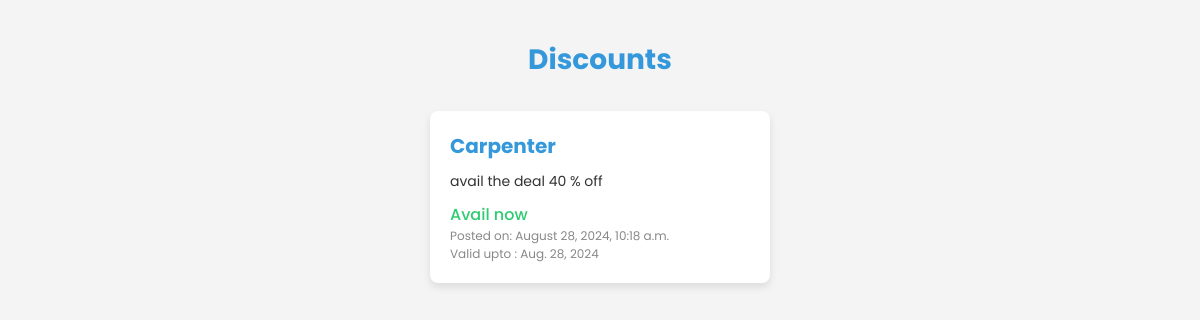
The app's page /workers/discounts/ (signed in) with its own data.
### workers/models.py (models this page shows, shortened)
class Discounts(models.Model):
    role = models.ForeignKey(Role, on_delete=models.CASCADE)
    content = HTMLField()
    valid = models.DateField()
    date_posted = models.DateTimeField(auto_now=True)

class Role(models.Model):
    ROLE_CHOICES = [
        ('Electrician', 'Electrician'),
        ('Plumber', 'Plumber'),
        ('Carpenter', 'Carpenter'),
        ('Handyman', 'Handyman'),
        ('HVAC Technician', 'HVAC Technician'),
        ('Painter', 'Painter'),
        ('Appliance Repair Technician', 'Appliance Repair Technician'),
        ('General Contractor', 'General Contractor'),
        ('Gardener', 'Gardener'),
        ('Landscaper', 'Landscaper'),
        ('Tree Surgeon', 'Tree Surgeon'),
        ('Pest Control Specialist', 'Pest Control Specialist'),
        ('Pool Maintenance Technician', 'Pool Maintenance Technician'),
        ('Window Cleaner', 'Window Cleaner'),
        ('Pressure Washer Technician', 'Pressure Washer Technician'),
        ('House Cleaner', 'House Cleaner'),
        ('Carpet Cleaner', 'Carpet Cleaner'),
        ('Chimney Sweep', 'Chimney Sweep'),
        ('Gutter Cleaner', 'Gutter Cleaner'),
        ('Home Security Installer', 'Home Security Installer'),
        ('Locksmith', 'Locksmith'),
        ('Fire Safety Technician', 'Fire Safety Technician'),
        ('Interior Designer', 'Interior Designer'),
        ('Professional Organizer', 'Professional Organizer'),
        ('Home Stager', 'Home Stager'),
        ('Smart Home Installer', 'Smart Home Installer'),
        ('Roofer', 'Roofer'),
        ('Tiler', 'Tiler'),
        ('Flooring Installer', 'Flooring Installer'),
        ('Drywall Installer', 'Drywall Installer'),
        ('Plasterer', 'Plasterer'),
        ('Mason', 'Mason'),
        ('Welder', 'Welder'),
        ('Fence Installer', 'Fence Installer'),
        ('Solar Panel Installer', 'Solar Panel Installer'),
        ('Garage Door Technician', 'Garage Door Technician'),
        ('Customer Service Representative', 'Customer Service Representative'),
        ('Scheduler', 'Scheduler'),
        ('Quality Control Inspector', 'Quality Control Inspector'),
        ('Office Manager', 'Office Manager'),
    ]
    role = models.CharField(max_length=100, choices=ROLE_CHOICES)
    def __str__(self):
        return self.role

### workers/views.py (the view)
# urls.py: path("discounts/", discounts, name='discounts')
@login_required
def discounts(request):
    discount = Discounts.objects.all()
    return render(request, 'workers/discounts.html', {'discount': discount})

### workers/templates/workers/discounts.html (shortened to what this page needs)
<!DOCTYPE html>
<html lang="en">
<head>
</head>
<body>
    <h1>Discounts</h1>
    <div class="discounts-container">
        {% for discount in discount %}
            <div class="discount-card">
                <h2>{{ discount.role }}</h2>
                <p>{{ discount.content | safe }}</p>
                <a href="{% url  'workers' %}" target="_blank">Avail now</a>
                <div class="date-posted">Posted on: {{ discount.date_posted|date:"F j, Y, g:i a" }}</div>
                <div class="date-posted">Valid upto : {{discount.valid}}</div>
            </div>
        {% empty %}
            <p>No discounts available at the moment.</p>
        {% endfor %}
    </div>
</body>
</html>

### workers/templates/workers/discounts.html (style rules this page uses)
:root { --primary-color: #3498db; --secondary-color: #2ecc71; --background-color: #f4f4f4; --text-color: #333; --card-background: #fff; --card-shadow: rgba(0, 0, 0, 0.1); --font-family: 'Poppins', sans-serif; }
body { font-family: var(--font-family); background-color: var(--background-color); margin: 0; padding: 20px; }
h1 { color: var(--primary-color); font-size: 28px; text-align: center; margin-bottom: 30px; }
.discounts-container { display: flex; flex-wrap: wrap; gap: 20px; justify-content: center; }
.discount-card { background-color: var(--card-background); border-radius: 8px; box-shadow: 0px 4px 8px var(--card-shadow); overflow: hidden; width: 300px; padding: 20px; margin: 0; transition: box-shadow 0.3s ease; }
.discount-card h2 { font-size: 20px; color: var(--primary-color); margin-top: 0; margin-bottom: 10px; }
.discount-card p { font-size: 14px; color: var(--text-color); margin-top: 0; margin-bottom: 10px; }
.discount-card a { color: var(--secondary-color); text-decoration: none; font-weight: 500; display: block; margin-top: 10px; }
.date-posted { font-size: 12px; color: #888; }

### records on screen
Discounts: role "Carpenter", content "avail the deal 40 % off", date_posted "August 28, 2024, 10:18 a.m.", valid "Aug. 28, 2024"
